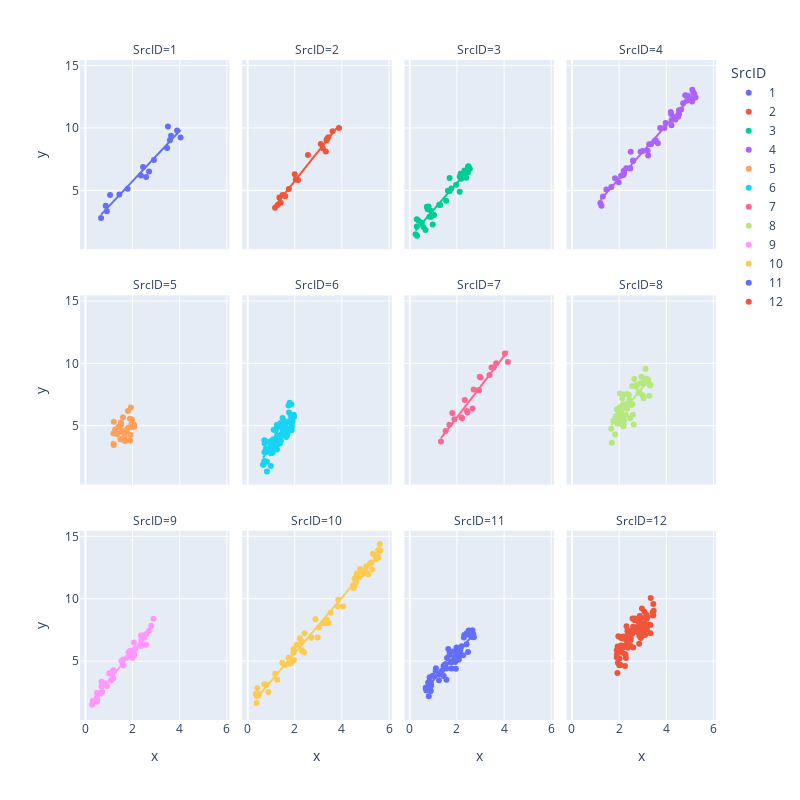

Notebook code cell kept with this figure:
### Code cell
fig = px.scatter(df, x="x", y="y", color="SrcID", facet_col="SrcID", trendline="ols",
                facet_col_wrap=4, width=800, height=800)
fig.show()
